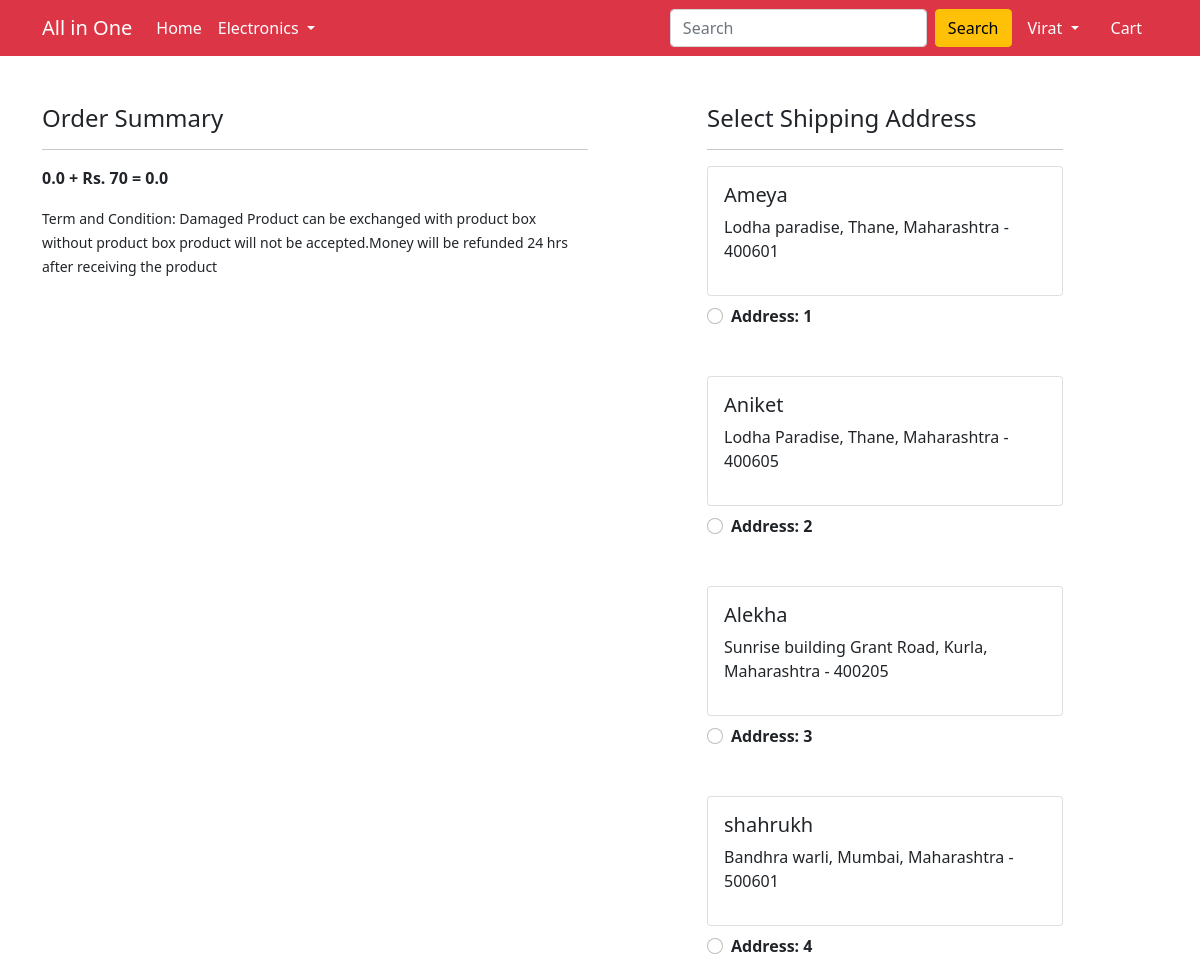
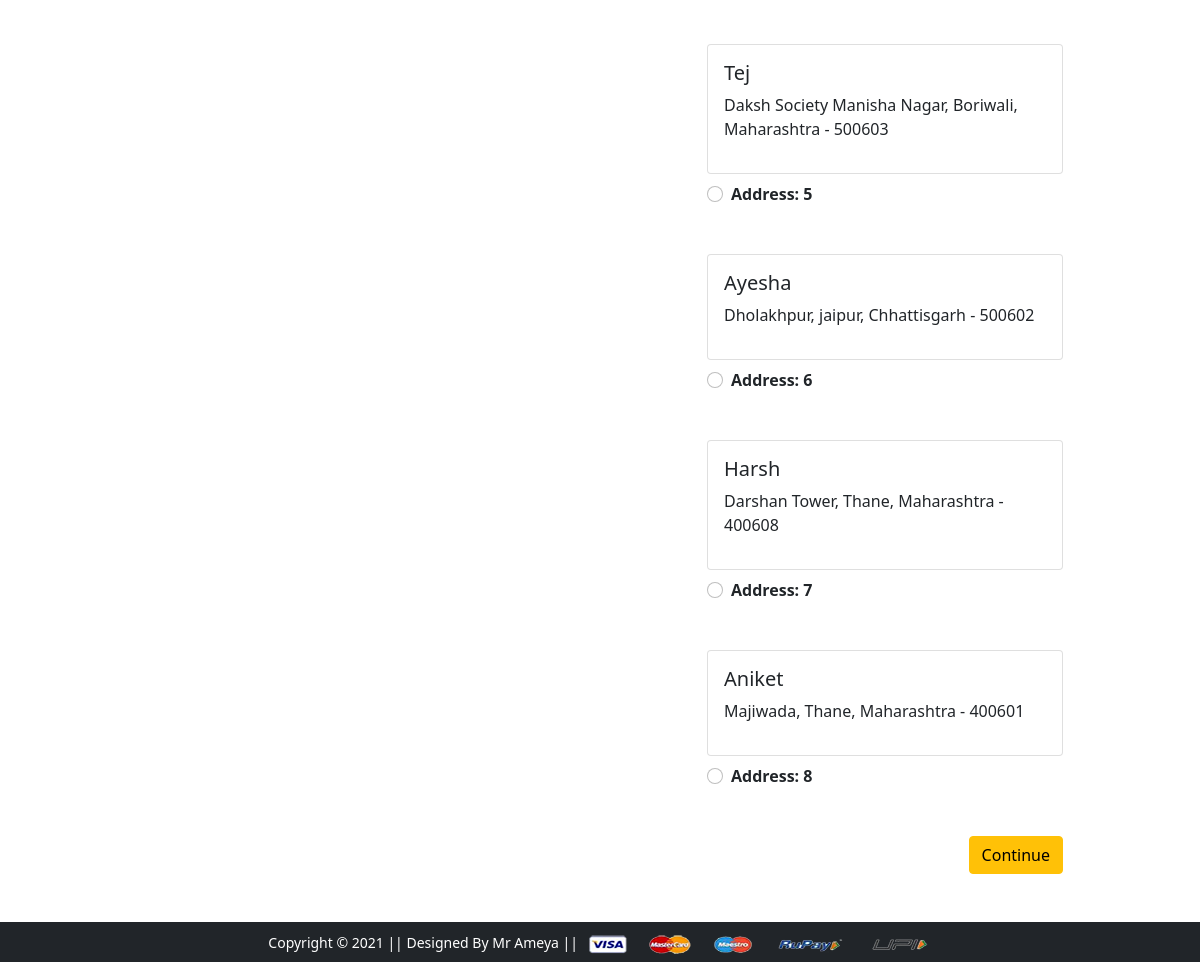
Page /checkout/ (signed in) on the committed database (2 pictures, top to bottom).
### app/models.py (models this page shows, shortened)
class Customer(models.Model):
    user=models.ForeignKey(User,on_delete=models.CASCADE)
    name=models.CharField(max_length=150)
    locality=models.CharField(max_length=200)
    city=models.CharField(max_length=100)
    zipcode=models.IntegerField()
    state=models.CharField(choices=STATE_CHOICES,max_length=100)

### app/views.py (the view)
# urls.py: path('checkout/', views.checkout, name='checkout'),
@login_required
def checkout(request):
    user=request.user
    add=Customer.objects.filter(user=user)
    cart_items=Cart.objects.filter(user=user)
    amount=0.0
    shipping_amount=70
    totalamount=0.0
    cart_product=[p for p in Cart.objects.all() if p.user == request.user]
    if cart_product:
        for p in cart_product:
            tempamount=(p.quantity*p.product.discounted_price)
            amount+=tempamount
            totalamount=amount+shipping_amount
    return render(request, 'app/checkout.html',{'add':add,'display':cart_items,'totalamount':totalamount,'amount':amount})

### app/templates/app/checkout.html (shortened to what this page needs)
{% extends 'app/base.html' %}
{% load static %}
{% block main-content %}
<div class="container">
 <div class="row mt-5">
  <div class="col-sm-6">
    <h4>Order Summary</h4>
    <hr>
    <p class="fw-bold">{{amount}} + Rs. 70 = {{totalamount}}</p>
  <small>Term and Condition:  Damaged Product can be exchanged with product box without product box product will not be accepted.Money will be refunded 24 hrs after receiving the product</small>
</div>
  <div class="col-sm-4 offset-sm-1">
    <h4>Select Shipping Address</h4>
    <hr>
    <form action="{% url 'paymentdone' %}">
      {% for i in add %}
      <div class="card">
        <div class="card-body">
        <h5>{{i.name}}</h5>
        <p>{{i.locality}}, {{i.city}}, {{i.state}} - {{i.zipcode}}</p>
        </div>
      </div>
        <div class="form-check mt-2 mb-5">
          <input class="form-check-input" type="radio" name="custid" id="custadd{{forloop.counter}}" value="{{i.id}}">
          <label class="form-check-label fw-bold" for="">
            Address: {{forloop.counter}} </label>
        </div>
        {% endfor %}
        <div class="text-end">
          <button type="submit" class="btn btn-warning">Continue</button>
        </div>
      </form>
    </div>
  </div>
</div>
{% endblock main-content %}

### app/templates/app/base.html (shortened to what this page needs)
<!doctype html>
{% load static %}
<html lang="en">
  <head>
    <link href="https://cdn.jsdelivr.net/npm/bootstrap@5.0.0-beta1/dist/css/bootstrap.min.css" rel="stylesheet">
    <link rel="stylesheet" href="{% static 'app/css/owl.carousel.min.css' %}">
    <link rel="stylesheet" href="{% static 'app/css/all.min.css' %}">
    <link rel="stylesheet" href="{% static 'app/css/style.css' %}">
  </head>
  <body>
    <nav class="navbar navbar-expand-lg navbar-dark bg-danger">
     <div class="container">
       <a class="navbar-brand" href="/">All in One</a>
       <div class="collapse navbar-collapse" id="navbarSupportedContent">
         <ul class="navbar-nav me-auto mb-2 mb-lg-0">
           <li class="nav-item">
             <a class="nav-link active" aria-current="page" href="/">Home</a>
           </li>
           <li class="nav-item dropdown">
             <a class="nav-link dropdown-toggle text-white" href="#" id="electronicsDropdown" data-bs-toggle="dropdown">
               Electronics
             </a>
           </li>
         </ul>
         <form class="d-flex">
           <input class="form-control me-2" type="search" placeholder="Search" aria-label="Search">
           <button class="btn btn-warning" type="submit">Search</button>
         </form>
         <div>
          <ul class="navbar-nav me-auto mb-2 mb-lg-0">
            {% if request.user.is_authenticated %}
           <li class="nav-item dropdown mx-2">
              <a class="nav-link dropdown-toggle text-white" href="#" id="profileDropdown" data-bs-toggle="dropdown">
                {{request.user.first_name}}
              </a>
            </li>
            {% endif %}
            <li class="nav-item mx-2">
             <a href="{% url 'show-cart' %}" class="nav-link text-white"> Cart </a>
            </li>
          </ul>
         </div>
       </div>
     </div>
    </nav>
    {% block main-content %} {% endblock main-content %}
    <footer class="container-fluid bg-dark text-center p-2 mt-5">
        <small class="text-white">Copyright &copy; 2021 || Designed By Mr Ameya || </small>
        <img src="{% static 'app/images/payment.png' %}" alt="" srcset="" class="img-fluid" height="2px">
    </footer>
  </body>
</html>

### rows in the picture
Customer: name "Ameya", locality "Lodha paradise", city "Thane", state "Maharashtra", zipcode "400601"
Customer: name "Aniket", locality "Lodha Paradise", city "Thane", state "Maharashtra", zipcode "400605"
Customer: name "Alekha", locality "Sunrise building Grant Road", city "Kurla", state "Maharashtra", zipcode "400205"
Customer: name "shahrukh", locality "Bandhra warli", city "Mumbai", state "Maharashtra", zipcode "500601"
Customer: name "Tej", locality "Daksh Society Manisha Nagar", city "Boriwali", state "Maharashtra", zipcode "500603"
Customer: name "Ayesha", locality "Dholakhpur", city "jaipur", state "Chhattisgarh", zipcode "500602"
Customer: name "Harsh", locality "Darshan Tower", city "Thane", state "Maharashtra", zipcode "400608"
Customer: name "Aniket", locality "Majiwada", city "Thane", state "Maharashtra", zipcode "400601"

### other values in the picture
{{ request.user.first_name }} "Virat"
{{ amount }} "0.0"
{{ totalamount }} "0.0"
